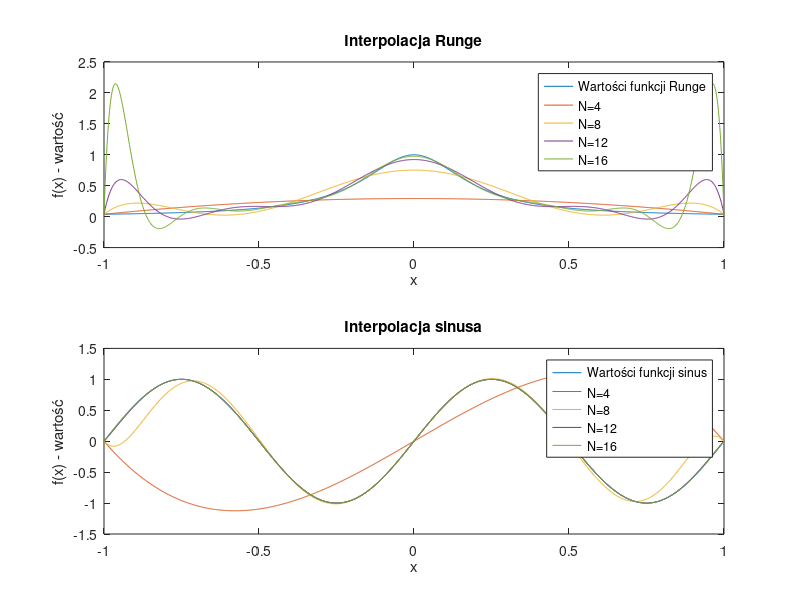

Write the MATLAB code that produced this figure.
function [V, original_Runge, original_sine, interpolated_Runge, interpolated_sine] = zadanie1()
% Rozmiar tablic komórkowych (cell arrays) V, interpolated_Runge, interpolated_sine: [1,4].
% V{i} zawiera macierz Vandermonde wyznaczoną dla liczby węzłów interpolacji równej N(i)
% original_Runge - wektor wierszowy zawierający wartości funkcji Runge dla wektora x_fine=linspace(-1, 1, 1000)
% original_sine - wektor wierszowy zawierający wartości funkcji sinus dla wektora x_fine
% interpolated_Runge{i} stanowi wierszowy wektor wartości funkcji interpolującej 
%       wyznaczonej dla funkcji Runge (wielomian stopnia N(i)-1) w punktach x_fine
% interpolated_sine{i} stanowi wierszowy wektor wartości funkcji interpolującej
%       wyznaczonej dla funkcji sinus (wielomian stopnia N(i)-1) w punktach x_fine
    N = 4:4:16;
    x_fine = linspace(-1, 1, 1000);
    original_Runge = 1 ./ (1 + 25 * x_fine.^2);

    subplot(2,1,1);
    interpolated_Runge = cell(1, length(N));
    plot(x_fine, original_Runge, 'DisplayName', ["Wartości funkcji Runge"]);
    title('Interpolacja Runge');
    xlabel('x');
    ylabel('f(x) - wartość');
    hold on;
    for i = 1:length(N)
        V{i} = vandermonde_matrix(N(i));% macierz Vandermonde
        x_nodes = linspace(-1, 1, N(i));  % węzły interpolacji
        values = 1 ./ (1 + 25 * x_nodes.^2)  % wartości funkcji interpolowanej w węzłach interpolacji

        c_runge = V{i} \ values'; % współczynniki wielomianu interpolującego
        interpolated_Runge{i} = polyval(flipud(c_runge), x_fine); % interpolacja
        plot(x_fine, interpolated_Runge{i}, 'DisplayName', ['N=' num2str(N(i))]);  % plot interpolated_Runge{i}
    end
    legend show;
    hold off

    original_sine = sin(2 * pi * x_fine);
    subplot(2,1,2);
    plot(x_fine, original_sine, 'DisplayName', ["Wartości funkcji sinus"]);

    title('Interpolacja sinusa');
    xlabel('x');
    ylabel('f(x) - wartość');
    hold on;

    
    interpolated_sine = cell(1, length(N));
    for i = 1:length(N)
        x_nodes = linspace(-1, 1, N(i));
        values = sin(2 * pi * x_nodes); % Wartości funkcji sinus w węzłach
        c_sine = V{i} \ values'; % Rozwiązanie układu liniowego Vc = y
        interpolated_sine{i} = polyval(flipud(c_sine), x_fine); % Obliczenie interpolacji
        plot(x_fine, interpolated_sine{i}, 'DisplayName', ['N=' num2str(N(i))]);
    end
    legend show;
    hold off

    print('zadanie1','-dpng')
end

function V = vandermonde_matrix(N)
    % Generuje macierz Vandermonde dla N równomiernie rozmieszczonych w przedziale [-1, 1] węzłów interpolacji
    x_coarse = linspace(-1,1,N);

    V = zeros(N, N);
    

    for i = 1:N
        V(:, i) = x_coarse.^(i-1);
    end
    %for j = 1:N
    %   for i = 1:N
    %        V(i, j) = x_coarse(i)^(N-j);
    %    end
    %end

    V
end